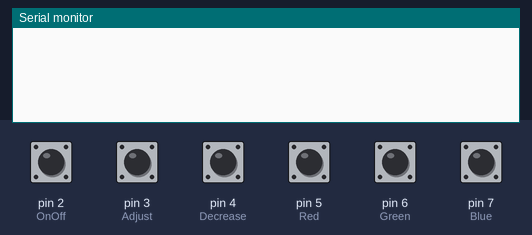
A sketch run on a simulated Arduino Uno, built with avr-gcc and run on an emulated ATmega328P. Shown: the last lines printed to the serial monitor. Inputs (shaded band) come from the test bench; at power-on: pin 2 (OnOff), pin 3 (Adjust), pin 4 (Decrease), pin 5 (Red), pin 6 (Green), pin 7 (Blue) HIGH.

Above: at 1.2 s.
1.3 s: pin 2 (OnOff) pulled LOW for 0.15 s
At 1.7 s:
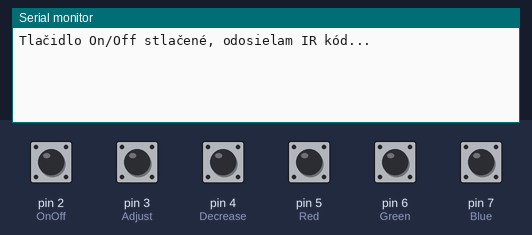
2.9 s: pin 3 (Adjust) pulled LOW for 0.15 s
At 4.2 s:
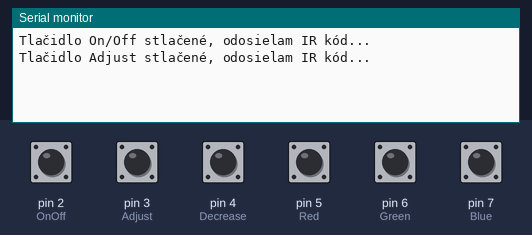
4.5 s: pin 4 (Decrease) pulled LOW for 0.15 s
At 5.6 s:
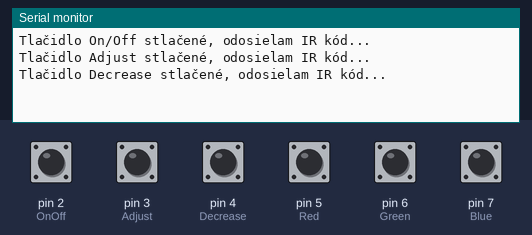
6.1 s: pin 5 (Red) pulled LOW for 0.15 s
At 6.8 s:
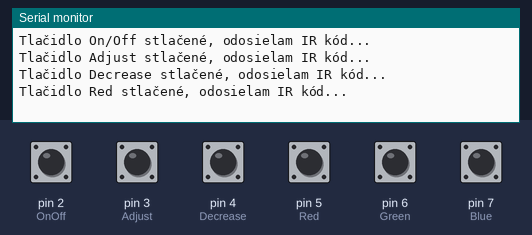
7.7 s: pin 6 (Green) pulled LOW for 0.15 s
At 8.2 s:
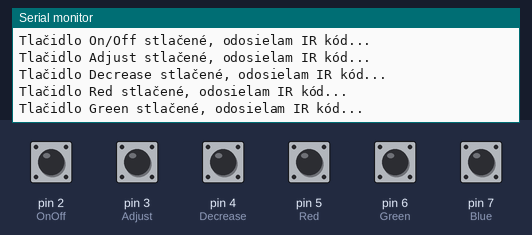
9.3 s: pin 7 (Blue) pulled LOW for 0.15 s
At 10.6 s:
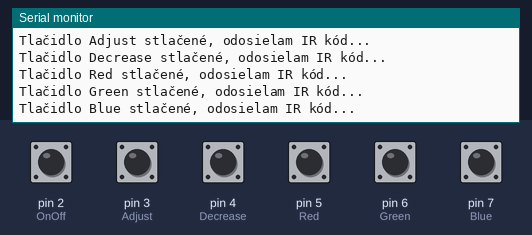

Measured:
- after the input at 1.3 s, the serial monitor: prints a new line at once (image 1)
- after the input at 2.9 s, the serial monitor: prints a new line after 0.07 s (image 2)
- after the input at 4.5 s, the serial monitor: prints a new line at once (image 3)
- after the input at 6.1 s, the serial monitor: prints a new line at once (image 4)
- after the input at 7.7 s, the serial monitor: prints a new line after 0.08 s (image 5)
- after the input at 9.3 s, the serial monitor: prints a new line at once (image 6)

The sketch:

IR-Controler.ino
```cpp
// Some IR Codes for LED Control
// Flash - FBD02F
// Strobe - FBF00F
// Fade - FBC837
// Smooth - FBE817
// Green - FBA05F
// Red - FB20DF
// Power OFF / ON - FB18E7
// Blue - FB609F
// White - FBE01F
// Adjust - FBD827
// Decrease - FB38C7

#include <IRremote.h>

// Definujte piny
const int SEND_PIN = 9;    // IR vysielač na pin 9 (namiesto pinu 3)
const int OnOff = 2;       // Tlačidlo pripojené na pin 2
const int Adjust = 3;      // Tlačidlo pripojené na pin 3
const int Decrease = 4;    // Tlačidlo pripojené na pin 4
const int Red = 5;         // Tlačidlo pripojené na pin 5
const int Green = 6;       // Tlačidlo pripojené na pin 6
const int Blue = 7;        // Tlačidlo pripojené na pin 7

void setup() {
  Serial.begin(9600);

  // Inicializácia IR vysielača
  IrSender.begin(SEND_PIN, ENABLE_LED_FEEDBACK);

  // Inicializácia tlačidiel
  pinMode(OnOff, INPUT_PULLUP);
  pinMode(Adjust, INPUT_PULLUP);
  pinMode(Decrease, INPUT_PULLUP);
  pinMode(Red, INPUT_PULLUP);
  pinMode(Green, INPUT_PULLUP);
  pinMode(Blue, INPUT_PULLUP);
}

void loop() {
  // Skontroluj, či bolo tlačidlo stlačené a odoslať príslušný IR kód
  if (digitalRead(OnOff) == LOW) {
    Serial.println("Tlačidlo On/Off stlačené, odosielam IR kód...");
    IrSender.sendNEC(0xFB18E7, 32);  // Kód pre Power On/Off
    delay(700); // Pauza pre debouncing
  }

  else if (digitalRead(Adjust) == LOW) {
    Serial.println("Tlačidlo Adjust stlačené, odosielam IR kód...");
    IrSender.sendNEC(0xFBD827, 32);  // Kód pre Adjust
    delay(700); // Pauza pre debouncing
  }

  else if (digitalRead(Decrease) == LOW) {
    Serial.println("Tlačidlo Decrease stlačené, odosielam IR kód...");
    IrSender.sendNEC(0xFB38C7, 32);  // Kód pre Decrease
    delay(700); // Pauza pre debouncing
  }

  else if (digitalRead(Red) == LOW) {
    Serial.println("Tlačidlo Red stlačené, odosielam IR kód...");
    IrSender.sendNEC(0xFB20DF, 32);  // Kód pre Red
    delay(700); // Pauza pre debouncing
  }

  else if (digitalRead(Green) == LOW) {
    Serial.println("Tlačidlo Green stlačené, odosielam IR kód...");
    IrSender.sendNEC(0xFBA05F, 32);  // Kód pre Green
    delay(700); // Pauza pre debouncing
  }

  else if (digitalRead(Blue) == LOW) {
    Serial.println("Tlačidlo Blue stlačené, odosielam IR kód...");
    IrSender.sendNEC(0xFB609F, 32);  // Kód pre Blue
    delay(700); // Pauza pre debouncing
  }

  delay(100); // Krátka pauza na prevenciu viacerých stlačení naraz
}
```
